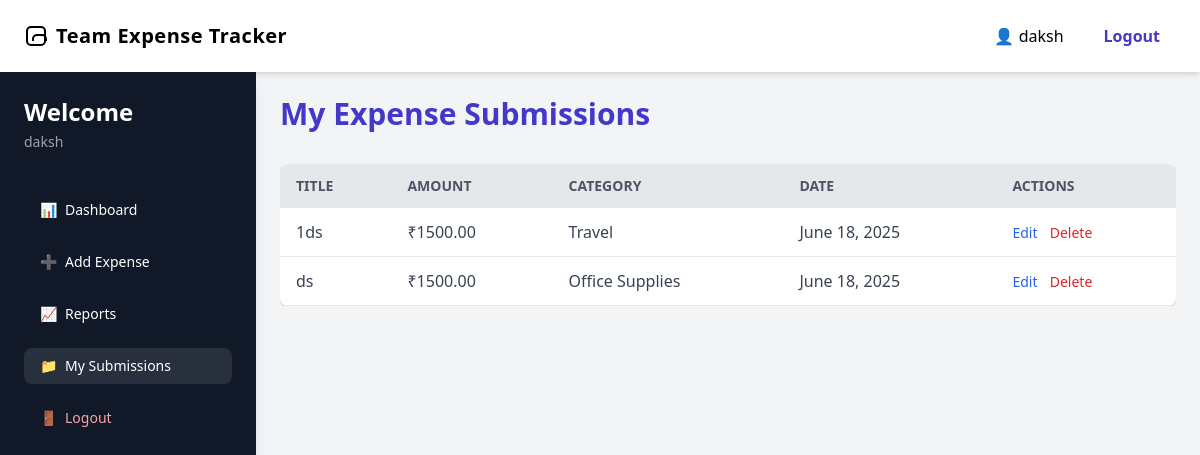
The page /my-submissions/ (signed in) on the database its author committed.
### Tracker/models.py (models this page shows)
class Expense(models.Model):
    user = models.ForeignKey(User, on_delete=models.CASCADE)
    title = models.CharField(max_length=255)
    category = models.CharField(max_length=255)
    amount = models.DecimalField(max_digits=10, decimal_places=2)
    date = models.DateField(auto_now_add=True)
    description = models.TextField(blank=True)

### Tracker/views.py (the view)
# urls.py: path('my-submissions/', views.my_submissions_view, name='my_submissions'),
@login_required
def my_submissions_view(request):
    user_expenses = Expense.objects.filter(user=request.user).order_by('-date')
    return render(request, 'my_submissions.html', {'expenses': user_expenses})

### Tracker/templates/my_submissions.html (shortened to what this page needs)
{% load static %}
<!DOCTYPE html>
<html lang="en">
<head>
  <link href="https://cdn.jsdelivr.net/npm/tailwindcss@2.2.19/dist/tailwind.min.css" rel="stylesheet" />
</head>
<body class="bg-gray-100 min-h-screen font-sans">
  <nav class="bg-white shadow-md p-4 px-6 flex justify-between items-center text-black">
    <div class="flex items-center gap-2">
      <svg class="w-6 h-6 text-black" fill="none" stroke="currentColor" stroke-width="2" viewBox="0 0 24 24">
        <path d="M9 17v-2a4 4 0 014-4h5a4 4 0 014 4v2"></path>
        <path d="M3 7a4 4 0 014-4h10a4 4 0 014 4v10a4 4 0 01-4 4H7a4 4 0 01-4-4V7z"></path>
      </svg>
      <span class="text-xl font-bold tracking-wide">Team Expense Tracker</span>
    </div>
    <div class="flex items-center space-x-6">
      <span class="font-medium">👤 {{ request.user.username }}</span>
      <form method="post" action="{% url 'logout' %}">
        <button type="submit" class="bg-white text-indigo-700 font-semibold px-4 py-2 rounded-lg hover:bg-indigo-100 transition">
          Logout
        </button>
      </form>
    </div>
  </nav>
  <div class="flex">
    <aside class="w-64 min-h-screen bg-gray-900 text-white shadow-lg p-6 hidden md:block">
      <div class="mb-10">
        <h2 class="text-2xl font-bold mb-1">Welcome</h2>
        <p class="text-sm text-gray-400">{{ request.user.username }}</p>
      </div>
      <nav class="space-y-4 text-sm">
        <a href="{% url 'dashboard' %}" class="flex items-center gap-2 px-4 py-2 rounded-lg hover:bg-white hover:bg-opacity-20 transition">
          <span>📊</span> Dashboard
        </a>
        <a href="{% url 'add_expense' %}" class="flex items-center gap-2 px-4 py-2 rounded-lg hover:bg-white hover:bg-opacity-20 transition">
          <span>➕</span> Add Expense
        </a>
        <a href="{% url 'reports' %}" class="flex items-center gap-2 px-4 py-2 rounded-lg hover:bg-white hover:bg-opacity-20 transition">
          <span>📈</span> Reports
        </a>
        <a href="{% url 'my_submissions' %}" class="flex items-center gap-2 px-4 py-2 rounded-lg bg-white bg-opacity-10 hover:bg-opacity-20 transition">
          <span>📁</span> My Submissions
        </a>
        <form method="post" action="{% url 'logout' %}">
          <button type="submit" class="w-full text-left flex items-center gap-2 px-4 py-2 rounded-lg hover:bg-white hover:bg-opacity-20 text-red-300 hover:text-white transition">
            <span>🚪</span> Logout
          </button>
        </form>
      </nav>
    </aside>
    <main class="flex-1 p-6">
      <h2 class="text-3xl font-bold text-indigo-700 mb-8">My Expense Submissions</h2>
      {% if expenses %}
      <div class="overflow-x-auto">
        <table class="min-w-full bg-white shadow rounded-lg overflow-hidden">
          <thead class="bg-gray-200 text-gray-600 text-sm uppercase">
            <tr>
              <th class="py-3 px-4 text-left">Title</th>
              <th class="py-3 px-4 text-left">Amount</th>
              <th class="py-3 px-4 text-left">Category</th>
              <th class="py-3 px-4 text-left">Date</th>
              <th class="py-3 px-4 text-left">Actions</th>
            </tr>
          </thead>
          <tbody class="text-gray-700">
            {% for exp in expenses %}
            <tr class="border-b">
              <td class="py-3 px-4">{{ exp.title }}</td>
              <td class="py-3 px-4">₹{{ exp.amount }}</td>
              <td class="py-3 px-4">{{ exp.category }}</td>
              <td class="py-3 px-4">{{ exp.date }}</td>
              <td class="py-3 px-4 space-x-2">
                <a href="{% url 'edit_expense' exp.id %}" class="text-blue-600 hover:underline text-sm">Edit</a>
                <form method="POST" action="{% url 'delete_expense' exp.id %}" class="inline" onsubmit="return confirm('Are you sure?');">
                  <button type="submit" class="text-red-600 hover:underline text-sm">Delete</button>
                </form>
              </td>
            </tr>
            {% endfor %}
          </tbody>
        </table>
      </div>
      {% else %}
        <p class="text-gray-500">No submissions found.</p>
      {% endif %}
    </main>
  </div>
</body>
</html>

### rows shown on the page
Expense: title "1ds", amount "1500.00", category "Travel", date "June 18, 2025"
Expense: title "ds", amount "1500.00", category "Office Supplies", date "June 18, 2025"

### other values the page prints
{{ request.user.username }} "daksh"
